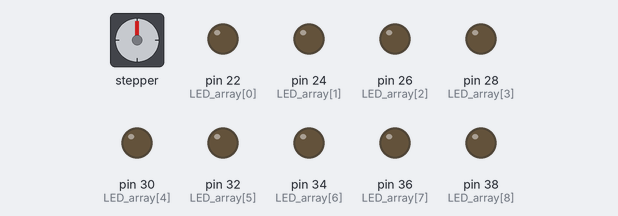
Recording of a sketch running on a simulated Arduino Mega 2560, built with avr-gcc and run on an emulated ATmega2560. On the bench: stepper motor, output pins drawn as LEDs (lit = HIGH). Stepper angles assume 2048 steps per turn.

Above: at 0.05 s.
At 0.65 s:
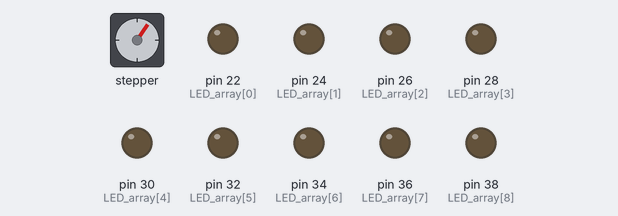
At 1.3 s:
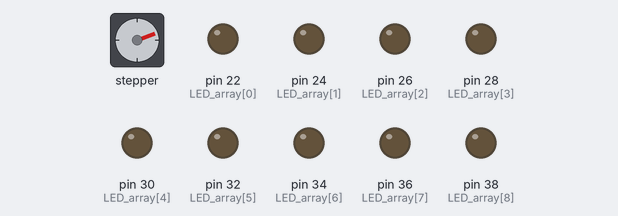
At 2.55 s:
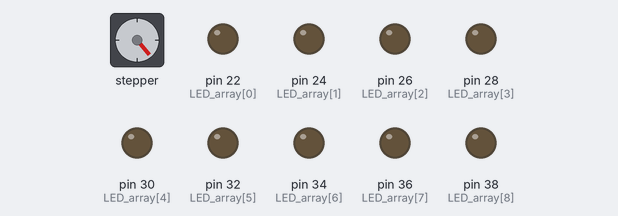
At 3.8 s:
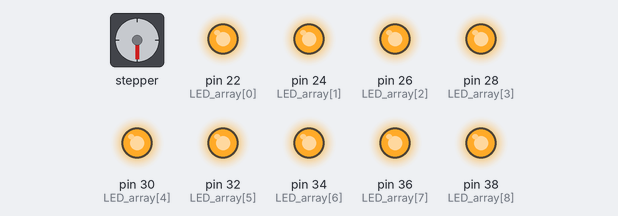
At 5.05 s:
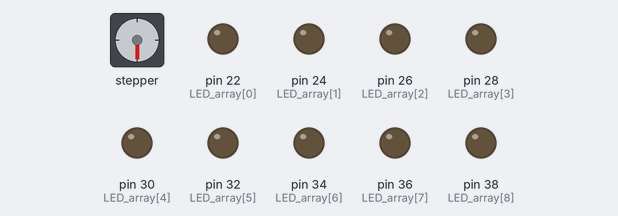
Timing chart, 0 to 6.6 s (numbered marks = the images above):
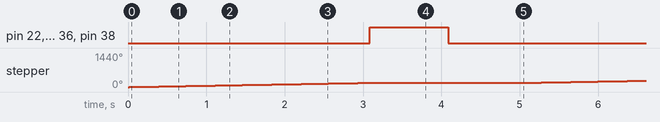

Measured:
- by itself, stepper: turns 180° clockwise in 3.1 s, repeating every 5.1 s
- by itself, pin 22 (LED_array[0]), pin 24 (LED_array[1]), pin 26 (LED_array[2]), pin 28 (LED_array[3]), pin 30 (LED_array[4]), pin 32 (LED_array[5]), pin 34 (LED_array[6]), pin 36 (LED_array[7]), pin 38 (LED_array[8]): alternates HIGH for 1.0 s and LOW for 4.1 s

The sketch:

thwack_control.ino
```cpp
// Mechatronics Final Project
// Team 11
// John Han, Peter Weiss, Carl Urbanik

#include <AFMotor.h>

#define LED1 22
#define LED2 24
#define LED3 26
#define LED3 28
#define LED3 30
#define LED3 32
#define LED3 34
#define LED3 36
#define LED3 38
#define stepsPerRevolution 2048

int LED_array[] = {22, 24, 26, 28, 30, 32, 34, 36, 38};

AF_Stepper thwack_motor(stepsPerRevolution, 2);

void setup() {
  // put your setup code here, to run once:
  Serial.begin(9600);
  for (int i = 0; i < 9; i++) {
    pinMode(LED_array[i], OUTPUT);
  }

  thwack_motor.setSpeed(10);

}

void loop() {
  // put your main code here, to run repeatedly:
  thwack_motor.step(1024, FORWARD, DOUBLE);
  turnOn();
  delay(1000);
  turnOff();
  delay(1000);
}

void turnOn() {
  for (int i = 0; i < 9; i++) {
    digitalWrite(LED_array[i], HIGH);
  }
}

void turnOff() {
  for (int i = 0; i < 9; i++) {
    digitalWrite(LED_array[i], LOW);
  }
}

//#include <Wire.h>
//#include <Adafruit_MotorShield.h>
//#include <Adafruit_PWMServoDriver.h>
//
//Adafruit_MotorShield AFMS = Adafruit_MotorShield();
//Adafruit_StepperMotor *thwack_motor = AFMS.getStepper(2048, 2);
//
//void setup() {
//  thwack_motor->setSpeed(10);
//}
//
//void loop() {
//  thwack_motor->step(512, FORWARD, DOUBLE);
//  delay(200);
//}
```
